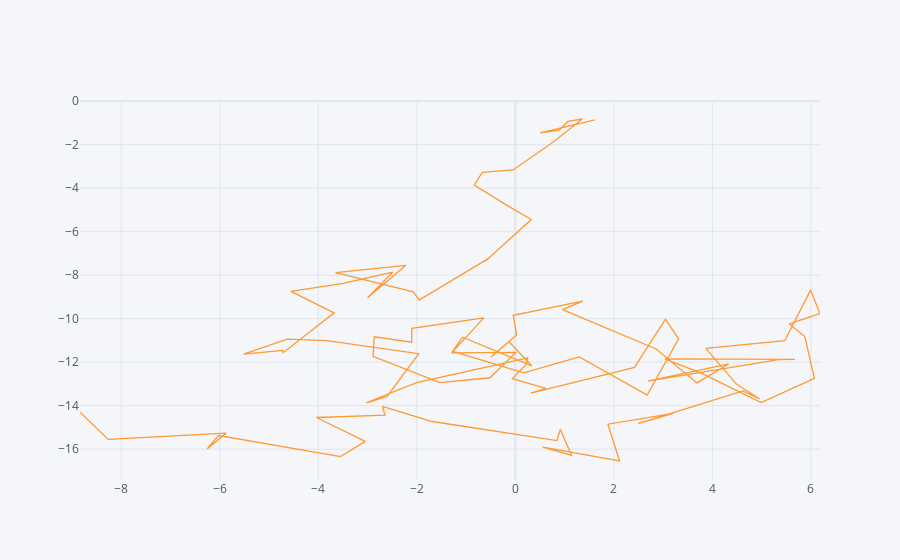

Here is the notebook cell this chart was saved with:
### Code cell
#but about the plotly it diffrent because if we run the code like df.iplot() get the same plot as previous in the iplot also 
#here,is the twist that plot is can several attribute to conclude thet plot so that they can easily interpretable as well as they having 
#options like plot type,data,x vector,y vector etc.so let's try with the x and y vector
df.iplot(x= 'A',y= 'B')

#we had got the very wigaly jeegly kind of graph

### Figure 1 — Plotly figure (JSON) as saved in the notebook; plotly's stock layout.template omitted (floating-point values rounded to 4 significant figures)
{"data": [{"line": {"color": "rgba(255, 153, 51, 1.0)", "dash": "solid", "shape": "linear", "width": 1.3}, "mode": "lines", "name": "B", "text": "", "type": "scatter", "x": [1.613, 0.503, 0.8915, 1.069, 1.359, 0.7563, -0.04582, -0.6708, -0.8342, -0.1696, 0.3239, -0.6101, -0.5509, -1.952, -2.068, -3.649, -2.221, -3.0, -2.836, -2.487, -3.495, -4.556, -3.677, -4.713, -4.726, -5.518, -4.628, -3.828, -1.96, -2.604, -3.025, -2.004, 0.2518, 0.2238, -0.06133, 0.6199, 0.3157, 2.42, 3.048, 3.314, 2.677, 1.298, 0.1685, -1.265, -0.6395, -2.1, -2.102, -2.863, -2.89, -1.531, -0.5151, 0.01584, -1.294, -1.072, 0.3355, -0.1296, -0.5005, -0.1724, 0.02496, -0.04313, 1.37, 0.9563, 2.859, 3.687, 4.331, 2.688, 5.344, 5.678, 3.037, 3.795, 4.991, 6.071, 5.878, 5.561, 6.185, 5.994, 5.469, 3.867, 4.489, 4.961, 4.622, 2.493, 3.206, 1.88, 2.116, 0.5571, 1.143, 0.9142, 0.8425, -1.689, -2.699, -2.646, -4.039, -3.046, -3.552, -6.025, -6.258, -5.871, -8.264, -8.838], "y": [-0.8644, -1.454, -1.332, -0.9318, -0.8194, -1.9, -3.163, -3.27, -3.853, -4.79, -5.44, -7.358, -7.238, -9.143, -8.771, -7.878, -7.549, -9.039, -8.648, -7.855, -8.373, -8.746, -9.73, -11.56, -11.46, -11.63, -10.94, -11.01, -11.61, -13.57, -13.87, -12.94, -11.8, -12.1, -12.76, -13.2, -13.42, -12.24, -10.02, -10.93, -13.51, -11.76, -12.49, -11.5, -9.961, -10.44, -11.08, -10.83, -11.73, -12.94, -12.72, -11.55, -11.57, -10.86, -12.17, -11.06, -11.77, -11.13, -10.75, -9.842, -9.19, -9.581, -11.39, -12.95, -12.08, -12.87, -11.88, -11.87, -11.85, -12.53, -13.85, -12.74, -10.82, -10.24, -9.769, -8.686, -11.02, -11.37, -13.01, -13.69, -13.32, -14.82, -14.35, -14.85, -16.54, -15.91, -16.29, -15.1, -15.6, -14.73, -14.04, -14.43, -14.54, -15.64, -16.34, -15.37, -15.99, -15.26, -15.55, -14.3]}], "layout": {"legend": {"bgcolor": "#F5F6F9", "font": {"color": "#4D5663"}}, "paper_bgcolor": "#F5F6F9", "plot_bgcolor": "#F5F6F9", "title": {"font": {"color": "#4D5663"}}, "xaxis": {"gridcolor": "#E1E5ED", "showgrid": true, "tickfont": {"color": "#4D5663"}, "title": {"font": {"color": "#4D5663"}, "text": ""}, "zerolinecolor": "#E1E5ED"}, "yaxis": {"gridcolor": "#E1E5ED", "showgrid": true, "tickfont": {"color": "#4D5663"}, "title": {"font": {"color": "#4D5663"}, "text": ""}, "zerolinecolor": "#E1E5ED"}}}
